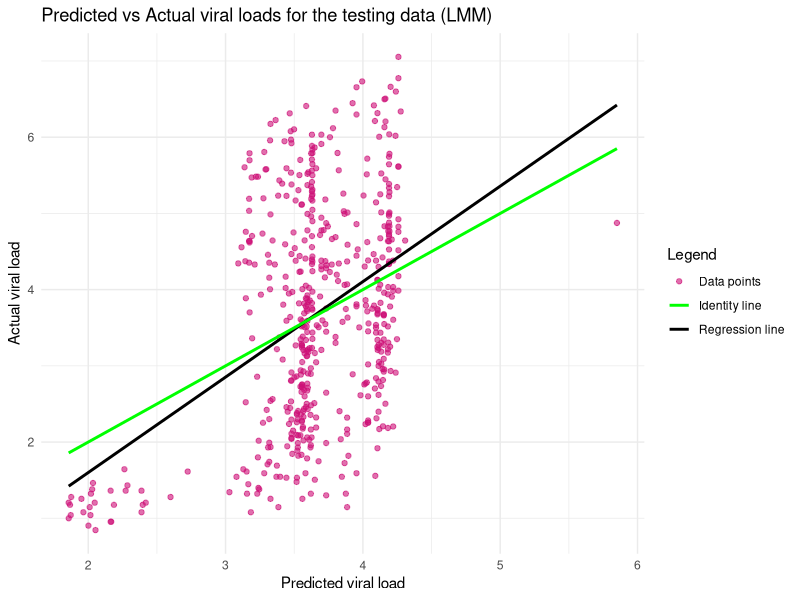

R code for this plot:
library(nlme)
library(dplyr)
library(ggplot2)
# load and process data
data <- read.table("Data2.txt",header=TRUE)

# separating data (6 measurements per subject for most subjects, m=481)
time <- c(0,2,4,8,16,24)
calwk <- data$calwk
logrna <- as.numeric(data$logrna)
nnrti <- factor(data$nnrti)
txday <- data$txday
cens <- factor(data$cens)
trtarm <- factor(data$trtarm)
patid <- data$patid

hiv <- data.frame(patid, nnrti, calwk, txday, logrna, cens, trtarm)
set.seed(158)
patients <- seq(1:481)
test_ids <- sample(patients, size = 96, replace = FALSE) # choosing the patient ID's for test data
test_ids <- sort(test_ids)
train_ids <- setdiff(patients, test_ids)

hiv_train <- hiv %>% filter(patid %in% train_ids)
hiv_test <- hiv %>% filter(patid %in% test_ids)

# Linear Mixed-Effect Models: choosing the best LMM to use (random slope models)
# independent within subject correlation structure
lme1 <- lme(logrna ~ nnrti + calwk + txday + cens + trtarm,
            data = hiv_train, random = ~ calwk | patid, method = 'ML')
summary(lme1)

# compound symmetry structure for within subject correlation
lme2 <- update(lme1, correlation = corCompSymm(form = ~ 1 | patid))
summary(lme2) # ar and arma not appropriate here

# fewer fixed effects, random slope with independent within subject correlation
lme3 <- lme(logrna ~ trtarm * calwk, data = hiv_train,
            random = ~calwk | patid, method = 'ML')
summary(lme3)

lme4 <- update(lme3, correlation = corCompSymm(form = ~ 1 | patid))
summary(lme4)

anova(lme1, lme2, lme3, lme4) # we choose lme1

# improve parameter estimates by using REML instead of ML
lme5 <- update(lme1, method = 'REML')

# predictions
lme5_pred <- predict(lme5, newdata = hiv_test, level = 0) # level asserts that we only use fixed effects in prediction, since expectation of random components is 0

# plot predictions vs actual responses
D5 <- data.frame(real_values = hiv_test$logrna, Predictions = lme5_pred)

ggplot(D5, aes(x = Predictions, y = real_values)) + 
  geom_point(alpha = 0.6, aes(color = 'Data points')) +
  geom_smooth(method = "lm", se = FALSE, aes(color = 'Regression line')) + # best fit line
  geom_line(linewidth = 1, data = data.frame(x = range(D5$Predictions), y = range(D5$Predictions)), aes(x=x, y=y, color = 'Identity line')) +
  scale_color_manual(name = 'Legend', values = c('Data points'= 'deeppink3', 'Regression line' = 'black', 'Identity line' = 'green')) +         
  labs(
    x = "Predicted viral load", y = "Actual viral load",
    title = 
      "Predicted vs Actual viral loads for the testing data (LMM)") +
  theme_minimal()

# mse
mse_lmm <- mean((lme5_pred - hiv_test$logrna)^2)

# mae
mae_lmm <- mean(abs(lme5_pred - hiv_test$logrna))

# correlation between predicted and actual responses
cor(hiv_test$logrna, lme5_pred)
